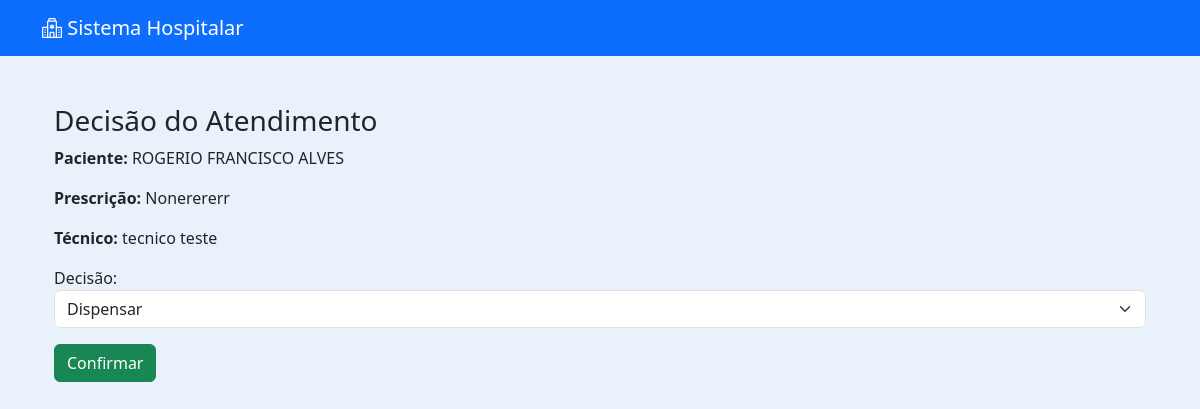
/medico/decidir/50/ (signed in), run on the app's committed database.
### medico/models.py (models this page shows, shortened)
class Atendimento(models.Model):
    paciente = models.ForeignKey(
        Paciente,
        on_delete=models.CASCADE
    )
    medico = models.ForeignKey(
        Usuario,
        on_delete=models.SET_NULL,  # ⚠ Melhor que CASCADE
        null=True,
        related_name="atendimentos_realizados"
    )
    triagem = models.OneToOneField(
        Triagem,
        on_delete=models.CASCADE
    )
    diagnostico = models.TextField(blank=True, null=True)
    prescricao = models.TextField(blank=True, null=True)
    observacoes = models.TextField(blank=True, null=True)
    DECISAO_CHOICES = [
        ("dispensar", "Dispensar"),
        ("medicacao", "Medicação"),
        ("internacao", "Internação"),
        ("exames", "Exames"),
    ]
    decisao = models.CharField(
        max_length=20,
        choices=DECISAO_CHOICES,
        blank=True,
        null=True
    )
    medicacao_aplicada = models.BooleanField(default=False)
    tecnico_aplicou = models.ForeignKey(
        Usuario,
        on_delete=models.SET_NULL,
        null=True,
        blank=True,
        related_name="medicacoes_aplicadas"
    )
    horario_medicacao = models.DateTimeField(
        null=True,
        blank=True
    )
    data_atendimento = models.DateTimeField(auto_now_add=True)
    finalizado = models.BooleanField(default=False)

### pacientes/models.py (models this page shows, shortened)
class Paciente(models.Model):
    nome = models.CharField(max_length=100)
    nome_social = models.CharField(max_length=100, blank=True, null=True)
    nome_mae = models.CharField(max_length=100)
    nome_pai = models.CharField(max_length=100, blank=True, null=True)
    cpf = models.CharField(
        max_length=14,
        unique=True,
        validators=[
            RegexValidator(
                r'^\d{3}\.\d{3}\.\d{3}-\d{2}$',
                'CPF inválido! Use XXX.XXX.XXX-XX'
            )
        ]
    )
    data_nascimento = models.DateField()
    SEXO_BIOLOGICO_CHOICES = [
        ('M', 'Masculino'),
        ('F', 'Feminino'),
        ('I', 'Intersexo'),
    ]
    sexo_biologico = models.CharField(max_length=1, choices=SEXO_BIOLOGICO_CHOICES)
    identidade_genero = models.CharField(max_length=50)
    orientacao_sexual = models.CharField(max_length=50)
    NACIONALIDADE_CHOICES = [
        ('BRASILEIRA', 'Brasileira'),
        ('ARGENTINA', 'Argentina'),
        ('BOLIVIANA', 'Boliviana'),
        ('CHILENA', 'Chilena'),
        ('COLOMBIANA', 'Colombiana'),
        ('PARAGUAIA', 'Paraguaia'),
        ('PERUANA', 'Peruana'),
        ('URUGUAIA', 'Uruguaia'),
        ('VENEZUELANA', 'Venezuelana'),
        ('OUTRA', 'Outra'),
    ]
    nacionalidade = models.CharField(
        max_length=20,
        choices=NACIONALIDADE_CHOICES,
        default='BRASILEIRA'
    )
    naturalidade = models.CharField(max_length=100)
    RACA_COR_CHOICES = [
        ('BRANCA', 'Branca'),
        ('PRETA', 'Preta'),
        ('PARDA', 'Parda'),
        ('AMARELA', 'Amarela'),
        ('INDIGENA', 'Indígena'),
    ]
    raca_cor = models.CharField(max_length=10, choices=RACA_COR_CHOICES)
    ESTADO_CIVIL_CHOICES = [
        ('SOLTEIRO', 'Solteiro(a)'),
        ('CASADO', 'Casado(a)'),
        ('DIVORCIADO', 'Divorciado(a)'),
        ('VIUVO', 'Viúvo(a)'),
        ('UNIAO_ESTAVEL', 'União Estável'),
    ]
    estado_civil = models.CharField(max_length=20, choices=ESTADO_CIVIL_CHOICES)
    ESCOLARIDADE_CHOICES = [
        ('SEM_INSTRUCAO', 'Sem instrução'),
        ('FUNDAMENTAL_INCOMPLETO', 'Fundamental incompleto'),
        ('FUNDAMENTAL_COMPLETO', 'Fundamental completo'),
        ('MEDIO_INCOMPLETO', 'Médio incompleto'),
        ('MEDIO_COMPLETO', 'Médio completo'),
        ('SUPERIOR_INCOMPLETO', 'Superior incompleto'),
        ('SUPERIOR_COMPLETO', 'Superior completo'),
        ('POS_GRADUACAO', 'Pós-graduação'),
        ('MESTRADO', 'Mestrado'),
        ('DOUTORADO', 'Doutorado'),
    ]
    escolaridade = models.CharField(max_length=30, choices=ESCOLARIDADE_CHOICES)
    profissao = models.CharField(max_length=50)
    rg = models.CharField(max_length=20)
    orgao_emissor = models.CharField(max_length=10)
    UF_CHOICES = [
        ('AC','AC'), ('AL','AL'), ('AP','AP'), ('AM','AM'),
        ('BA','BA'), ('CE','CE'), ('DF','DF'), ('ES','ES'),
        ('GO','GO'), ('MA','MA'), ('MT','MT'), ('MS','MS'),
        ('MG','MG'), ('PA','PA'), ('PB','PB'), ('PR','PR'),
        ('PE','PE'), ('PI','PI'), ('RJ','RJ'), ('RN','RN'),
        ('RS','RS'), ('RO','RO'), ('RR','RR'), ('SC','SC'),
        ('SP','SP'), ('SE','SE'), ('TO','TO'),
    ]
    uf_rg = models.CharField(max_length=2, choices=UF_CHOICES)
    cep = models.CharField(
        max_length=9,
        validators=[
            RegexValidator(
                r'^\d{5}-\d{3}$',
                'CEP inválido! Use XXXXX-XXX'
            )
        ]
    )
    endereco = models.CharField(max_length=100)
    numero = models.CharField(max_length=10)
    complemento = models.CharField(max_length=50, blank=True, null=True)
    bairro = models.CharField(max_length=50)
    municipio = models.CharField(max_length=50)
    uf = models.CharField(max_length=2, choices=UF_CHOICES)
    ZONA_CHOICES = [
        ('URBANA', 'Urbana'),
        ('RURAL', 'Rural'),
    ]
    zona = models.CharField(max_length=6, choices=ZONA_CHOICES)
    telefone_fixo = models.CharField(
        max_length=15,
        blank=True,
        null=True,
        validators=[
            RegexValidator(
                r'^\(\d{2}\)\s\d{4}-\d{4}$',
                'Telefone inválido! Use (XX) XXXX-XXXX'
            )
        ]
    )
    celular = models.CharField(
        max_length=15,
        validators=[
            RegexValidator(
                r'^\(\d{2}\)\s\d{5}-\d{4}$',
                'Celular inválido! Use (XX) XXXXX-XXXX'
            )
        ]
    )
    whatsapp = models.BooleanField(default=False)
    email = models.EmailField(blank=True, null=True)
    cartao_sus = models.CharField(max_length=18, blank=True, null=True)
    criado_por = models.ForeignKey(
        User,
        on_delete=models.SET_NULL,
        null=True,
        blank=True,
        related_name='pacientes_criados'
    )
    data_criacao = models.DateTimeField(default=timezone.now, editable=False)
    data_atualizacao = models.DateTimeField(auto_now=True)

### usuarios/models.py (models this page shows, shortened)
class Usuario(AbstractUser):
    PERFIL_CHOICES = [
    ('administrador', 'Administrador'),
    ('medico', 'Médico'),
    ('enfermeiro', 'Enfermeiro'),
    ('tecnico', 'Técnico'),
    ('recepcao', 'Recepção'),
    ('laboratorio', 'Laboratório'),
    ('radiologia', 'Radiologia'),
    ]
    perfil = models.CharField(max_length=20, choices=PERFIL_CHOICES, default='recepcao')
    cpf = models.CharField("CPF", max_length=14, unique=True, blank=True, null=True)
    data_nascimento = models.DateField("Data de Nascimento", blank=True, null=True)
    telefone = models.CharField("Telefone", max_length=20, blank=True, null=True)
    endereco = models.CharField("Endereço", max_length=255, blank=True, null=True)
    cidade = models.CharField("Cidade", max_length=100, blank=True, null=True)
    estado = models.CharField("Estado", max_length=50, blank=True, null=True)
    cep = models.CharField("CEP", max_length=10, blank=True, null=True)
    crm = models.CharField("CRM", max_length=20, blank=True, null=True)
    coren = models.CharField("COREN", max_length=20, blank=True, null=True)

### medico/views.py (the view)
# urls.py: path('decidir/<int:atendimento_id>/', views.decidir_atendimento, name='decidir_atendimento'),
@login_required
def decidir_atendimento(request, atendimento_id):
    atendimento = get_object_or_404(Atendimento, id=atendimento_id)
    if request.method == "POST":
        atendimento.decisao = request.POST.get("decisao")
        atendimento.finalizado = True
        atendimento.save()
        return redirect("medico_dashboard")
    return render(request, "medico/decidir_atendimento.html", {
        "atendimento": atendimento
    })

### medico/templates/medico/decidir_atendimento.html (shortened to what this page needs)
{% extends 'usuarios/base.html' %}
{% block content %}
<div class="container mt-5">
    <h3>Decisão do Atendimento</h3>
    <p><strong>Paciente:</strong> {{ atendimento.paciente.nome }}</p>
    <p><strong>Prescrição:</strong> {{ atendimento.prescricao|default:"-" }}</p>
    <p><strong>Técnico:</strong>
        {% if atendimento.tecnico_aplicou.get_full_name %}
            {{ atendimento.tecnico_aplicou.get_full_name }}
        {% else %}
            {{ atendimento.tecnico_aplicou.username }}
        {% endif %}
    </p>
    <form method="post">
        <div class="mb-3">
            <label>Decisão:</label>
            <select class="form-select" name="decisao" required>
                <option value="dispensar">Dispensar</option>
            </select>
        </div>
        <button type="submit" class="btn btn-success">Confirmar</button>
    </form>
</div>
{% endblock %}

### usuarios/templates/usuarios/base.html (style rules this page uses)
body { background-color: #e9f2fb; }

### data on the page
Atendimento: paciente.nome "ROGERIO FRANCISCO ALVES", prescricao "Nonerererr", tecnico_aplicou.get_full_name "tecnico teste"
